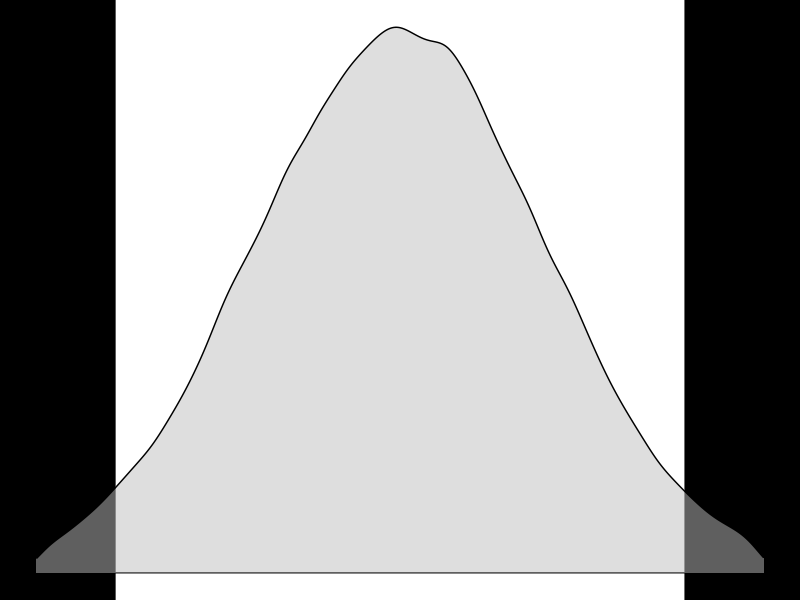
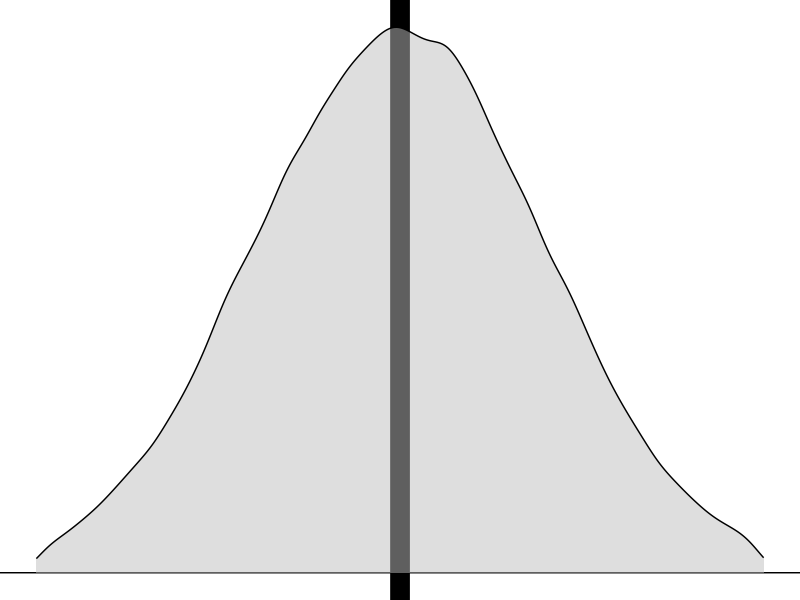

These charts were generated, in order, by the following R code:
## ---- chunk 1
knitr::opts_chunk$set(echo = FALSE)

require(tidyverse)

# Learn more about creating blogs with Distill at:
# https://rstudio.github.io/distill/blog.html
## ---- chunk 2
#knitr::include_graphics("img/")
## ---- chunk 3
set.seed(1)

data.frame(statistic = rnorm(100000)) %>% 
  filter(abs(statistic) < 2.5) %>% 
  ggplot() +
  geom_vline(xintercept = qnorm(c(0.025, 0.975))) +
  geom_hline(yintercept = 0) +
  geom_rect(data = data.frame(xmin = -Inf,
                              xmax = qnorm(0.025),
                              ymin = -Inf,
                              ymax = Inf),
            aes(xmin = xmin,
                xmax = xmax,
                ymin = ymin,
                ymax = ymax),
            fill = "black") +
  geom_rect(data = data.frame(xmin = qnorm(0.975),
                              xmax = Inf,
                              ymin = -Inf,
                              ymax = Inf),
            aes(xmin = xmin,
                xmax = xmax,
                ymin = ymin,
                ymax = ymax),
            fill = "black") +
    geom_density(aes(x = statistic),
             fill = "grey",
             alpha = 0.5) + 
  theme_void()
## ---- chunk 4
set.seed(1)

data.frame(statistic = rnorm(100000)) %>% 
  filter(abs(statistic) < 2.5) %>% 
  ggplot() +
  geom_vline(xintercept = qnorm(c(0.5-0.025, 0.5+0.025))) +
  geom_hline(yintercept = 0) +
  geom_rect(data = data.frame(xmin = qnorm(0.5-0.025),
                              xmax = qnorm(0.5+0.025),
                              ymin = -Inf,
                              ymax = Inf),
            aes(xmin = xmin,
                xmax = xmax,
                ymin = ymin,
                ymax = ymax),
            fill = "black") +
  geom_density(aes(x = statistic),
             fill = "grey",
             alpha = 0.5) + 
  theme_void()
